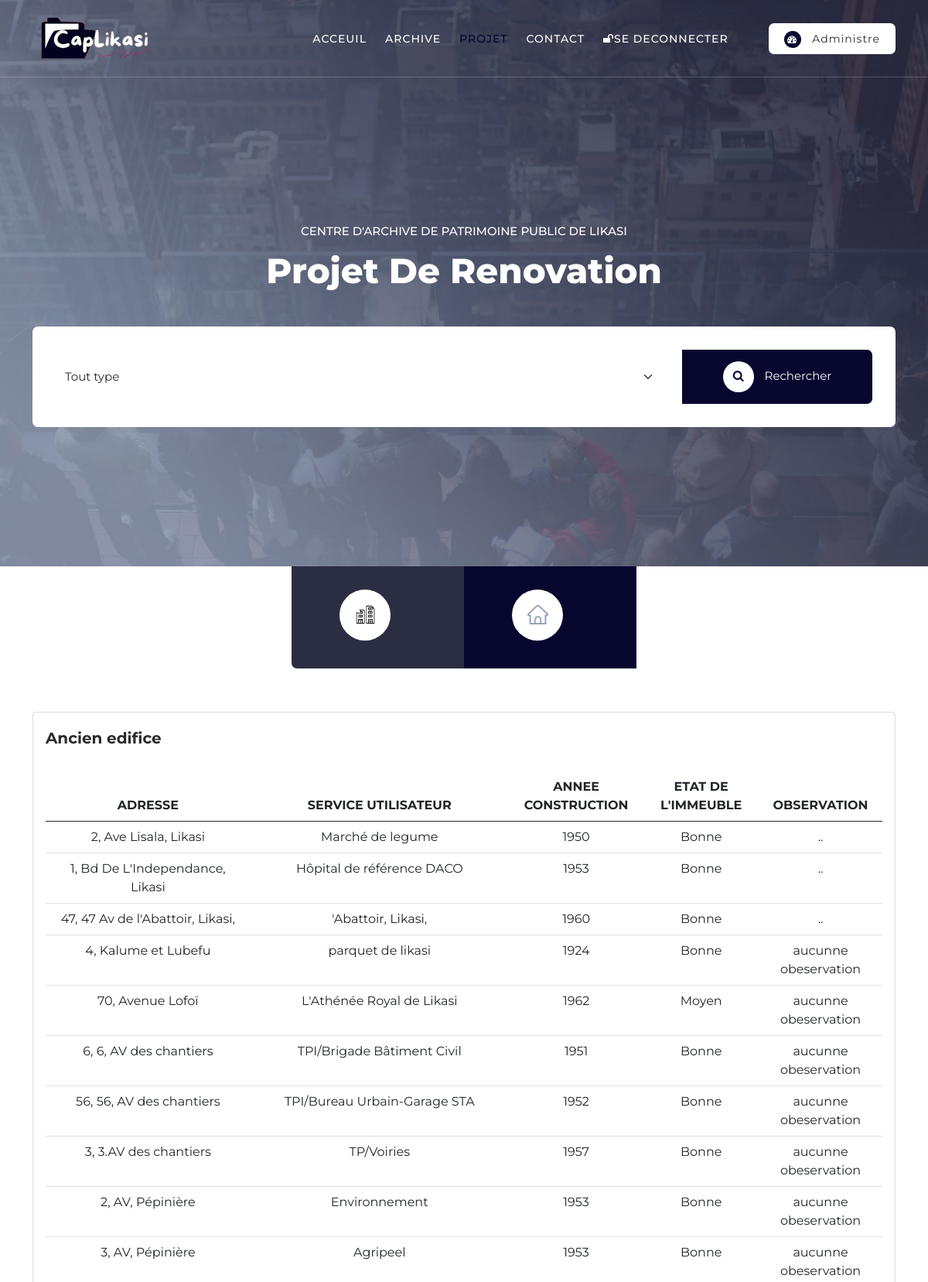
The app's page /projets/ (signed in, upper part) with its own data.
### archive_app/models.py (models this page shows, shortened)
class Archive(models.Model):
    titre = models.CharField(max_length=100)
    date_creation = models.DateField(auto_now_add=True)
    archiviste = models.ForeignKey(Archivist, on_delete=models.CASCADE)
    historique = models.TextField(blank=True, null=True)
    patrimoine = models.OneToOneField(Patrimoine, on_delete=models.CASCADE)

class Patrimoine(models.Model):
    avenue = models.CharField(max_length=200)
    numero = models.IntegerField()
    commune = models.CharField(max_length=10, choices=COMMUNE_LIKASI)
    annee_construction = models.IntegerField(
        verbose_name="annee de construction", validators=[MinValueValidator(1700)], blank=True, null=True)
    architecte = models.CharField(max_length=100, blank=True, null=True)
    etat_conservation = models.CharField(max_length=15, choices=ETAT)
    affectation_actuel = models.CharField(max_length=200, blank=True, null=True )
    observation = models.CharField(max_length=200, default="aucunne obeservation", blank=True, null=True)
    type_construction = models.CharField(max_length=20, choices=TYPE_CONTRUCTION, blank=True, null=True)
    image = models.ImageField(upload_to="patrimoine/", blank=True, null=True)

### main_app/views.py (the view)
# urls.py: path('projets/', projets, name='projets'),
@login_required(login_url='main_app:login_client')
def projets(request):
    client = Client.objects.filter(user=request.user)
    archivist = Archivist.objects.filter(user=request.user)
    archives_a = Archive.objects.filter(patrimoine__type_construction="Ancienement")
    archives_n = Archive.objects.filter(patrimoine__type_construction="Nouvellement")
    is_archiviste = False
    search_form = Reseach_form()
    if client:
        user = client
    else:
        user = archivist
        is_archiviste = True
    context = {
        'user': user,
        'is_archiviste': is_archiviste,
        'search_form': search_form,
        'page_ac': "Projet",
        'archives_a': archives_a,
        'archives_n': archives_n,
    }
    return render(request, "projets.html", context)

### archive_app/forms.py
class Reseach_form(forms.Form):
    commune = forms.ChoiceField(choices=COMMUNE_LIKASI_S, widget=forms.Select(
        attrs={
            'class': 'form-select',
            'name': 'erea',
            'aria-label': "Area",
            'id': "chooseCategory",
            'onchange': "this.form.click()"
        }), required=False)
    type = forms.ChoiceField(choices=TYPE, widget=forms.Select(
        attrs={
            'class': 'form-select',
            'name': "price",
            'aria-label': "Tout type",
            'id':"chooseCategory",
            'onchange': "this.form.click()"
        }), required=False)
    titre = forms.CharField(widget=forms.TextInput(
        attrs={
            'type': "address",
            'name': "address",
            'class': "searchText",
            'placeholder': "Saissisez le titre de l'archive"
        }), required=False)

### main_app/templates/projets.html (shortened to what this page needs)
{% extends "base.html" %}
{% load static %}
{% block bannier %}
  <div class="main-banner">
    <div class="container">
      <div class="row">
        <div class="col-lg-12">
          <div class="top-text header-text">
            <h6>Centre D'archive De patrimoine public de likasi</h6>
            <h2>Projet de renovation</h2>
          </div>
        </div>
        <div class="col-lg-12">
          <form id="search-form" name="gs" method="get" role="search" action="{% url 'main_app:recherche_archive' %}">
            <div class="row">
              <div class="col-lg-9 align-self-center">
                  <fieldset>
                      {{ search_form.type }}
                  </fieldset>
              </div>
              <div class="col-lg-3">
                  <fieldset>
                      <button class="main-button"><i class="fa fa-search"></i> Rechercher </button>
                  </fieldset>
              </div>
            </div>
          </form>
        </div>
      </div>
    </div>
  </div>
{% endblock %}
{% block main_content %}
    <div class="category-post">
    <div class="container">
      <div class="row">
        <div class="col-lg-12">
          <div class="naccs">
            <div class="grid">
              <div class="row">
                <div class="col-lg-12">
                  <div class="menu" style="display: flex; justify-content: center; align-content: center">
                    <div class="first-thumb active">
                      <div class="thumb">
                        <span class="icon"><img src="{% static 'images/search-icon-01.png' %}" alt=""><h4>Ancien</h4></span>
                      </div>
                    </div>
                    <div>
                      <div class="thumb">
                        <span class="icon"><img src="{% static 'images/search-icon-02.png' %}" alt=""><h4>Nouveau</h4></span>
                      </div>
                    </div>
                  </div>
                </div>
                <div class="col-lg-12 mt-2">
                  <ul class="nacc">
                    <li class="active">
                      <div>
                        <div class="thumb">
                         <div class="col-12 mt-5">
                            <div class="card">
                                <div class="card-body">
                                    <h4 class="header-title">Ancien edifice</h4>
                                    <div class="single-table">
                                        <div class="table-responsive">
                                            <table class="table table-hover progress-table text-center">
                                            <p class="text-center">
                                                <thead class="text-uppercase">
                                                    <tr>
                                                        <th scope="col">adresse</th>
                                                        <th scope="col">Service utilisateur</th>
                                                        <th scope="col">Annee construction</th>
                                                        <th scope="col">Etat de l'immeuble</th>
                                                        <th scope="col">Observation</th>
                                                    </tr>
                                                </thead>
                                                <tbody>
                                                    {% for aa in archives_a %}
                                                    <tr>
                                                        <td>
                                                            {{ aa.patrimoine.numero }}, {{ aa.patrimoine.avenue }}
                                                        </td>
                                                        <td>{{ aa.patrimoine.affectation_actuel }}</td>
                                                        <td>{{ aa.patrimoine.annee_construction }}</td>
                                                        <td>{{ aa.patrimoine.etat_conservation }}</td>
                                                        <td>{{ aa.patrimoine.observation }}</td>
                                                    </tr>
                                                        {% empty %}
                                                        <p class="text-center">Aucune information disponible pour le moment</p>
                                                    {% endfor %}
                                                </tbody>
                                            </table>
                                        </div>
                                    </div>
                                </div>
                            </div>
                        </div>
                        </div>
                      </div>
                    </li>
                  </ul>
                </div>
              </div>
            </div>
          </div>
        </div>
      </div>
    </div>
  </div>
{% endblock %}

### static/css/templatemo-plot-listing.css (style rules this page uses)
html, body, div, span, applet, object, iframe, h1, h2, h3, h4, h5, h6, p, blockquote, div pre, a, abbr, acronym, address, big, cite, code, del, dfn, em, font, img, ins, kbd, q, s, samp, small, strike, strong, sub, sup, tt, var, b, u, i, center, dl, dt, dd, ol, ul, li, figure, header, nav, section, article, aside, footer, figcaption { margin: 0; padding: 0; border: 0; outline: 0; }
.grid:after { content: ''; display: block; clear: both; }
ul, li { padding: 0; margin: 0; list-style: none; }
* { box-sizing: border-box; }
html, body { font-family: 'Montserrat', sans-serif; font-weight: 400; background-color: #fff; -ms-text-size-adjust: 100%; -webkit-font-smoothing: antialiased; -moz-osx-font-smoothing: grayscale; }
h1, h2, h3, h4, h5, h6 { margin-top: 0px; margin-bottom: 0px; }
ul { margin-bottom: 0px; }
p { font-size: 15px; line-height: 30px; color: #2a2a2a; }
img { margin-bottom: -3px; width: 100%; overflow: hidden; }
html, body { background: #fff; font-family: 'Montserrat', sans-serif; }
.main-banner { background-repeat: no-repeat; background-position: center center; background-size: cover; background-image: url(../images/banner-bg.jpg); padding: 290px 0px 180px 0px; position: relative; overflow: hidden; }
.main-banner .top-text { text-align: center; }
.main-banner .top-text h6 { color: #fff; font-size: 15px; font-weight: 500; text-transform: uppercase; }
.main-banner .top-text h2 { color: #fff; font-size: 45px; font-weight: 800; text-transform: capitalize; margin-top: 15px; margin-bottom: 45px; }
form#search-form { background-color: #fff; padding: 0px 0px 0px 30px; width: 100%; border-radius: 7px; display: inline-block; text-align: center; }
form#search-form select, form#search-form input { width: 100%; height: 36px; background-color: transparent; border: none; color: #2a2a2a; font-size: 15px; outline: none; }
form#search-form button { width: 100%; height: 100%; background-color: #06062F; border: none; padding: 15px; color: #fff; font-size: 15px; border-top-right-radius: 7px; border-bottom-right-radius: 7px; }
form#search-form button i { width: 40px; height: 40px; background-color: #fff; border-radius: 50%; color: #06062F; display: inline-block; text-align: center; line-height: 38px; margin-right: 10px; }
.category-post { overflow: hidden; margin-top: 0px; margin-bottom: 120px; }
.category-post .naccs { position: relative; border-radius: 7px; }
.category-post .icon { display: inline-block; width: 66px; height: 66px; border-radius: 50%; text-align: center; line-height: 62px; color: #06062F; background-color: #fff; margin-right: 15px; float: left; }
.category-post .naccs .menu div h4 { position: absolute; left: 81px; top: 50%; color: #fff; transform: translateY(-50%); font-size: 15px; font-weight: 400; width: 100%; display: inline; }
.category-post .icon img { max-width: 27px; }
.category-post .naccs .menu div.first-thumb { border-bottom-left-radius: 7px; }
.category-post .naccs .menu div { color: #fff; margin: 0px; width: 20%; font-size: 10px; background-color: #06062F; height: 132px; line-height: 132px; display: inline-block; float: left; text-align: left; cursor: pointer; position: relative; transition: 1s all cubic-bezier(0.075, 0.82, 0.165, 1); }
.category-post .naccs .menu div .thumb { padding: 30px 0px; margin-left: 25px; margin-right: 25px; }
.category-post .naccs .menu div.active, .category-post .naccs .menu div.active .thumb { background-color: #2b2d42; }
.category-post ul.nacc { position: relative; min-height: 100%; list-style: none; margin: 0; padding: 0; transition: 0.5s all cubic-bezier(0.075, 0.82, 0.165, 1); }
.category-post ul.nacc li { opacity: 0; transform: translateX(-50px); position: absolute; list-style: none; transition: 1s all cubic-bezier(0.075, 0.82, 0.165, 1); }
.category-post ul.nacc li.active { transition-delay: 0.3s; position: relative; z-index: 2; opacity: 1; transform: translateX(0px); }
.category-post ul.nacc li { width: 100%; }
.category-post .nacc .thumb h4 { color: #2a2a2a; font-size: 20px; font-weight: 700; line-height: 35px; margin-bottom: 25px; }
@media (max-width: 1200px) { .category-post .naccs .menu div.active .thumb { position: relative; } }
@media (max-width: 1200px) { .category-post .icon { position: absolute; left: 50%; transform: translateX(15px); } }
@media (max-width: 1200px) { form#search-form { padding: 30px; } }
@media (max-width: 1200px) { .popular-categories .naccs .menu .thumb, .category-post .naccs .menu div h4 { color: transparent; } }

### records on screen
Archive: patrimoine.numero "2", patrimoine.avenue "Ave Lisala, Likasi", patrimoine.affectation_actuel "Marché de legume", patrimoine.annee_construction "1950", patrimoine.etat_conservation "Bonne", patrimoine.observation ".."
Archive: patrimoine.numero "1", patrimoine.avenue "Bd De L'Independance, Likasi", patrimoine.affectation_actuel "Hôpital de référence DACO", patrimoine.annee_construction "1953", patrimoine.etat_conservation "Bonne", patrimoine.observation ".."
Archive: patrimoine.numero "47", patrimoine.avenue "47 Av de l'Abattoir, Likasi,", patrimoine.affectation_actuel "'Abattoir, Likasi,", patrimoine.annee_construction "1960", patrimoine.etat_conservation "Bonne", patrimoine.observation ".."
Archive: patrimoine.numero "4", patrimoine.avenue "Kalume et Lubefu", patrimoine.affectation_actuel "parquet de likasi", patrimoine.annee_construction "1924", patrimoine.etat_conservation "Bonne", patrimoine.observation "aucunne obeservation"
Archive: patrimoine.numero "70", patrimoine.avenue "Avenue Lofoï", patrimoine.affectation_actuel "L'Athénée Royal de Likasi", patrimoine.annee_construction "1962", patrimoine.etat_conservation "Moyen", patrimoine.observation "aucunne obeservation"
Archive: patrimoine.numero "6", patrimoine.avenue "6, AV des chantiers", patrimoine.affectation_actuel "TPI/Brigade Bâtiment Civil", patrimoine.annee_construction "1951", patrimoine.etat_conservation "Bonne", patrimoine.observation "aucunne obeservation"
Archive: patrimoine.numero "56", patrimoine.avenue "56, AV des chantiers", patrimoine.affectation_actuel "TPI/Bureau Urbain-Garage STA", patrimoine.annee_construction "1952", patrimoine.etat_conservation "Bonne", patrimoine.observation "aucunne obeservation"
Archive: patrimoine.numero "3", patrimoine.avenue "3.AV des chantiers", patrimoine.affectation_actuel "TP/Voiries", patrimoine.annee_construction "1957", patrimoine.etat_conservation "Bonne", patrimoine.observation "aucunne obeservation"
Archive: patrimoine.numero "2", patrimoine.avenue "AV, Pépinière", patrimoine.affectation_actuel "Environnement", patrimoine.annee_construction "1953", patrimoine.etat_conservation "Bonne", patrimoine.observation "aucunne obeservation"
Archive: patrimoine.numero "3", patrimoine.avenue "AV, Pépinière", patrimoine.affectation_actuel "Agripeel", patrimoine.annee_construction "1953", patrimoine.etat_conservation "Bonne", patrimoine.observation "aucunne obeservation"
